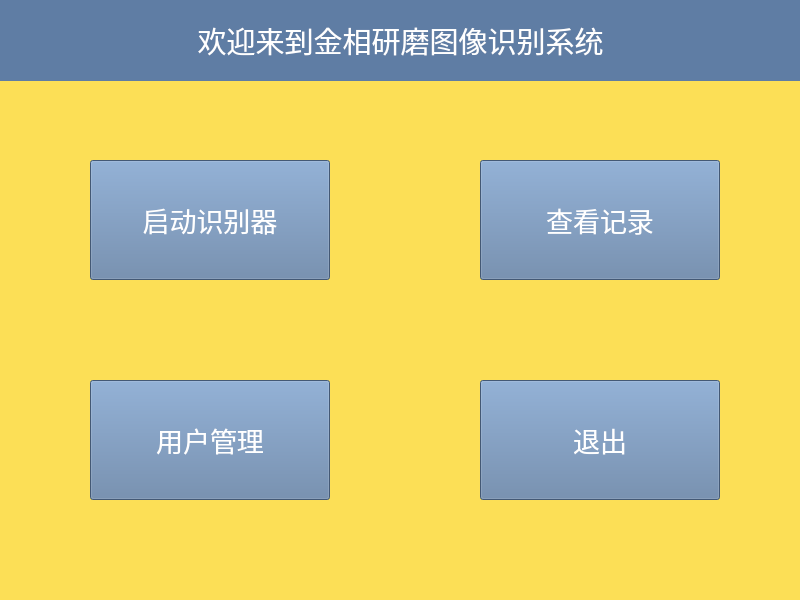
<?xml version="1.0" encoding="UTF-8"?>
<ui version="4.0">
 <class>MainWindow</class>
 <widget class="QMainWindow" name="MainWindow">
  <property name="geometry">
   <rect>
    <x>0</x>
    <y>0</y>
    <width>800</width>
    <height>600</height>
   </rect>
  </property>
  <property name="windowTitle">
   <string>MainWindow</string>
  </property>
  <property name="styleSheet">
   <string notr="true">background-color: rgb(252, 223, 86);</string>
  </property>
  <widget class="QWidget" name="centralwidget">
   <widget class="QLabel" name="label">
    <property name="geometry">
     <rect>
      <x>0</x>
      <y>0</y>
      <width>801</width>
      <height>81</height>
     </rect>
    </property>
    <property name="styleSheet">
     <string notr="true">background-color: rgb(95, 125, 164);
color: rgb(255, 255, 255);</string>
    </property>
    <property name="text">
     <string>&lt;html&gt;&lt;head/&gt;&lt;body&gt;&lt;p align=&quot;center&quot;&gt;&lt;span style=&quot; font-size:22pt;&quot;&gt;欢迎来到金相研磨图像识别系统&lt;/span&gt;&lt;/p&gt;&lt;/body&gt;&lt;/html&gt;</string>
    </property>
   </widget>
   <widget class="QPushButton" name="pushButton">
    <property name="geometry">
     <rect>
      <x>90</x>
      <y>160</y>
      <width>240</width>
      <height>120</height>
     </rect>
    </property>
    <property name="font">
     <font>
      <family>Agency FB</family>
      <pointsize>20</pointsize>
     </font>
    </property>
    <property name="styleSheet">
     <string notr="true">background-color: rgb(95, 125, 164);
color: rgb(255, 255, 255);</string>
    </property>
    <property name="text">
     <string>启动识别器</string>
    </property>
   </widget>
   <widget class="QPushButton" name="pushButton_2">
    <property name="geometry">
     <rect>
      <x>480</x>
      <y>160</y>
      <width>240</width>
      <height>120</height>
     </rect>
    </property>
    <property name="font">
     <font>
      <family>Agency FB</family>
      <pointsize>20</pointsize>
     </font>
    </property>
    <property name="styleSheet">
     <string notr="true">background-color: rgb(95, 125, 164);
color: rgb(255, 255, 255);</string>
    </property>
    <property name="text">
     <string>查看记录</string>
    </property>
   </widget>
   <widget class="QPushButton" name="pushButton_3">
    <property name="geometry">
     <rect>
      <x>90</x>
      <y>380</y>
      <width>240</width>
      <height>120</height>
     </rect>
    </property>
    <property name="font">
     <font>
      <family>Agency FB</family>
      <pointsize>20</pointsize>
     </font>
    </property>
    <property name="styleSheet">
     <string notr="true">background-color: rgb(95, 125, 164);
color: rgb(255, 255, 255);</string>
    </property>
    <property name="text">
     <string>用户管理</string>
    </property>
   </widget>
   <widget class="QPushButton" name="pushButton_4">
    <property name="geometry">
     <rect>
      <x>480</x>
      <y>380</y>
      <width>240</width>
      <height>120</height>
     </rect>
    </property>
    <property name="font">
     <font>
      <family>Agency FB</family>
      <pointsize>20</pointsize>
     </font>
    </property>
    <property name="styleSheet">
     <string notr="true">background-color: rgb(95, 125, 164);
color: rgb(255, 255, 255);</string>
    </property>
    <property name="text">
     <string>退出</string>
    </property>
   </widget>
  </widget>
 </widget>
 <resources/>
 <connections/>
</ui>
